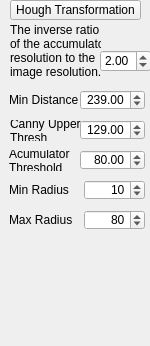
    <widget class="QWidget" name="page_houghTransform">
     <property name="geometry">
      <rect>
       <x>0</x>
       <y>0</y>
       <width>150</width>
       <height>346</height>
      </rect>
     </property>
     <attribute name="label">
      <string>Hough Transformation</string>
     </attribute>
     <widget class="QPushButton" name="pushButton_houghTransform">
      <property name="geometry">
       <rect>
        <x>10</x>
        <y>0</y>
        <width>131</width>
        <height>20</height>
       </rect>
      </property>
      <property name="font">
       <font>
        <weight>50</weight>
        <italic>false</italic>
        <bold>false</bold>
        <underline>false</underline>
       </font>
      </property>
      <property name="layoutDirection">
       <enum>Qt::RightToLeft</enum>
      </property>
      <property name="inputMethodHints">
       <set>Qt::ImhNone</set>
      </property>
      <property name="text">
       <string>Hough Transformation</string>
      </property>
     </widget>
     <widget class="QLabel" name="label_houghTransform_dp_invAcum">
      <property name="geometry">
       <rect>
        <x>10</x>
        <y>20</y>
        <width>91</width>
        <height>61</height>
       </rect>
      </property>
      <property name="text">
       <string>The inverse ratio
of the accumulator
resolution to the
image resolution.</string>
      </property>
     </widget>
     <widget class="QDoubleSpinBox" name="doubleSpinBox_houghTransform_dp_invAcum">
      <property name="geometry">
       <rect>
        <x>100</x>
        <y>50</y>
        <width>51</width>
        <height>22</height>
       </rect>
      </property>
      <property name="minimum">
       <double>1.000000000000000</double>
      </property>
      <property name="singleStep">
       <double>0.100000000000000</double>
      </property>
      <property name="value">
       <double>2.000000000000000</double>
      </property>
     </widget>
     <widget class="QSpinBox" name="spinBox_houghTransform_minRadius">
      <property name="geometry">
       <rect>
        <x>84</x>
        <y>180</y>
        <width>61</width>
        <height>20</height>
       </rect>
      </property>
      <property name="alignment">
       <set>Qt::AlignRight|Qt::AlignTrailing|Qt::AlignVCenter</set>
      </property>
      <property name="maximum">
       <number>9000</number>
      </property>
      <property name="value">
       <number>10</number>
      </property>
     </widget>
     <widget class="QSpinBox" name="spinBox_houghTransform_maxRadius">
      <property name="geometry">
       <rect>
        <x>84</x>
        <y>210</y>
        <width>61</width>
        <height>20</height>
       </rect>
      </property>
      <property name="alignment">
       <set>Qt::AlignRight|Qt::AlignTrailing|Qt::AlignVCenter</set>
      </property>
      <property name="maximum">
       <number>9000</number>
      </property>
      <property name="value">
       <number>80</number>
      </property>
     </widget>
     <widget class="QLabel" name="label_houghTransform_maxRadius">
      <property name="geometry">
       <rect>
        <x>9</x>
        <y>210</y>
        <width>71</width>
        <height>20</height>
       </rect>
      </property>
      <property name="text">
       <string>Max Radius</string>
      </property>
     </widget>
     <widget class="QLabel" name="label_houghTransform_minRadius">
      <property name="geometry">
       <rect>
        <x>9</x>
        <y>180</y>
        <width>71</width>
        <height>20</height>
       </rect>
      </property>
      <property name="text">
       <string>Min Radius</string>
      </property>
     </widget>
     <widget class="QLabel" name="label_houghTransform_param1">
      <property name="geometry">
       <rect>
        <x>10</x>
        <y>120</y>
        <width>71</width>
        <height>21</height>
       </rect>
      </property>
      <property name="text">
       <string>Canny Upper
Thresh</string>
      </property>
     </widget>
     <widget class="QLabel" name="label_houghTransform_param2">
      <property name="geometry">
       <rect>
        <x>9</x>
        <y>150</y>
        <width>71</width>
        <height>21</height>
       </rect>
      </property>
      <property name="layoutDirection">
       <enum>Qt::LeftToRight</enum>
      </property>
      <property name="text">
       <string>Acumulator
Threshold</string>
      </property>
     </widget>
     <widget class="QDoubleSpinBox" name="doubleSpinBox_houghTransform_param1">
      <property name="geometry">
       <rect>
        <x>80</x>
        <y>120</y>
        <width>65</width>
        <height>20</height>
       </rect>
      </property>
      <property name="alignment">
       <set>Qt::AlignRight|Qt::AlignTrailing|Qt::AlignVCenter</set>
      </property>
      <property name="decimals">
       <number>2</number>
      </property>
      <property name="minimum">
       <double>0.010000000000000</double>
      </property>
      <property name="maximum">
       <double>999.000000000000000</double>
      </property>
      <property name="singleStep">
       <double>0.100000000000000</double>
      </property>
      <property name="value">
       <double>129.000000000000000</double>
      </property>
     </widget>
     <widget class="QDoubleSpinBox" name="doubleSpinBox_houghTransform_param2">
      <property name="geometry">
       <rect>
        <x>80</x>
        <y>150</y>
        <width>65</width>
        <height>20</height>
       </rect>
      </property>
      <property name="alignment">
       <set>Qt::AlignRight|Qt::AlignTrailing|Qt::AlignVCenter</set>
      </property>
      <property name="decimals">
       <number>2</number>
      </property>
      <property name="minimum">
       <double>0.010000000000000</double>
      </property>
      <property name="maximum">
       <double>999.000000000000000</double>
      </property>
      <property name="singleStep">
       <double>0.100000000000000</double>
      </property>
      <property name="value">
       <double>80.000000000000000</double>
      </property>
     </widget>
     <widget class="QDoubleSpinBox" name="doubleSpinBox_houghTransform_minDist">
      <property name="geometry">
       <rect>
        <x>80</x>
        <y>90</y>
        <width>65</width>
        <height>20</height>
       </rect>
      </property>
      <property name="alignment">
       <set>Qt::AlignRight|Qt::AlignTrailing|Qt::AlignVCenter</set>
      </property>
      <property name="decimals">
       <number>2</number>
      </property>
      <property name="minimum">
       <double>1.000000000000000</double>
      </property>
      <property name="maximum">
       <double>9999.000000000000000</double>
      </property>
      <property name="singleStep">
       <double>0.100000000000000</double>
      </property>
      <property name="value">
       <double>239.000000000000000</double>
      </property>
     </widget>
     <widget class="QLabel" name="label_houghTransform_minDist">
      <property name="geometry">
       <rect>
        <x>9</x>
        <y>90</y>
        <width>71</width>
        <height>20</height>
       </rect>
      </property>
      <property name="text">
       <string>Min Distance</string>
      </property>
     </widget>
    </widget>
